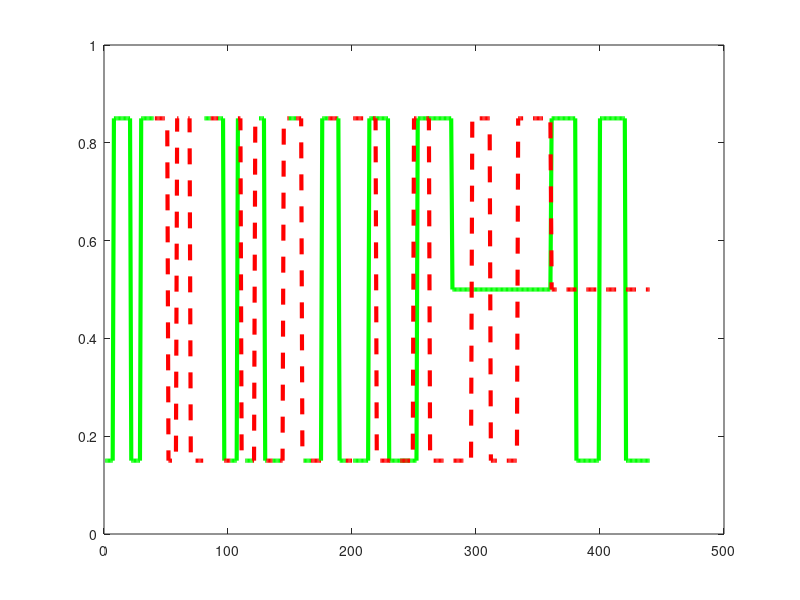

Recreate this plot in MATLAB. (Note: this script raises an error after producing the figure.)

ntrial = 120;
order = zeros(1,ntrial);
side = round(rand(1,ntrial));
while sum(side)~=ntrial/2
    side = round(rand(1,ntrial));
end

winpos = zeros(1,ntrial);
losspos = zeros(1,ntrial);


triger = 0;
while triger==0
    Random = round(1*randn(1,20)+6);
    if sum(Random)==ntrial && ~any(Random<=2)
        if ~any(Random(1:10)>7) && ~any(Random(11:19)<6)
            triger=1;
        end
    end
if triger==1
triger = 0;
idxorder = 0;
vorder = 0;
for idxran = 1:length(Random)
    vorder = 1-vorder;
    for k = 1:Random(idxran)
        idxorder = idxorder+1;
        order(idxorder)= vorder;
    end
end
disp(sum(order));
if sum(order)==ntrial/2
    triger=1;
end
end
end

tripro = 0;
while tripro==0
    proran = round(3*randn(1,10)+12);
    if sum(proran)==ntrial
        tripro=1;
    end
end


% proran = [13,12,17,17,14,10,10,14,13];
% Random = [7,8,8,9,18,20,19,23,8];
idxpos = 0;
pro = 0.15;
PRO = zeros(1,ntrial);

CHECK = 0;
while CHECK==0
for idxpro = 1:length(proran)
    pro = 1-pro;
    for k = 1:proran(idxpro)
        idxpos = idxpos+1;
        winpos(idxpos) = (rand<=pro);
        losspos(idxpos) = (rand<=pro);
        PRO(idxpos)=pro;
    end
end
disp(sum(winpos));
disp(sum(losspos));
idxpos = 0;
if sum(winpos)==ntrial/2 && sum(losspos)==ntrial/2
    CHECK=1;
end
end


idxdif = find(order(1:end-1)~=order(2:end));
plot(80+1:80+idxdif(1), PRO(1:idxdif(1)),'-g','linewidth',3);
for i = 1:length(idxdif)
    %xline(idxdif(i));
    hold on
    stpt = idxdif(i);
    if i==length(idxdif)
        edpt = length(PRO);
    else
        edpt = idxdif(i+1);
    end
    if mod(i,2)==1 
        plot(stpt+80:edpt+80, PRO(stpt:edpt),'--r','linewidth',3);
    else
        plot(stpt+80:edpt+80, PRO(stpt:edpt),'-g','linewidth',3);
    end 
end
hold on
ylim([0,1])



        
%%

idxpb = [201:440];
winPRO = zeros(1,length(idxpb));
winPRO([1:13,30:52,181:199,221:240]) = 0.15;
winPRO([14:29,53:80,161:180,200:220]) = 0.85;
winPRO([81:160]) = 0.5;
lossPRO = zeros(1,length(idxpb));
lossPRO([1:19,50:62,97:111,134:160]) = 0.85;
lossPRO([20:49,63:96,112:133]) = 0.15;
lossPRO([161:240]) = 0.5;
plot(idxpb,winPRO,'-g','linewidth',3);
hold on
plot(idxpb,lossPRO,'--r','linewidth',3);

hold on


idxpb = [1:40];
winPRO = zeros(1,length(idxpb));
winPRO([1:7,22:29]) = 0.15;
winPRO([8:21,30:40]) = 0.85;
plot(idxpb,winPRO,'-g','linewidth',3);
lossPRO = zeros(1,length(idxpb));
lossPRO([12:18,30:40]) = 0.15;
lossPRO([1:11,19:29]) = 0.85;
plot(idxpb+40,lossPRO,'--r','linewidth',3);

xline(40.5,'--k','linewidth',5);
xline(80.5,'--k','linewidth',5);
xline(120.5+80,'--k','linewidth',5);
xline(200.5+80,'--k','linewidth',5);
xline(280.5+80,'--k','linewidth',5);

xlim([0,440]);






